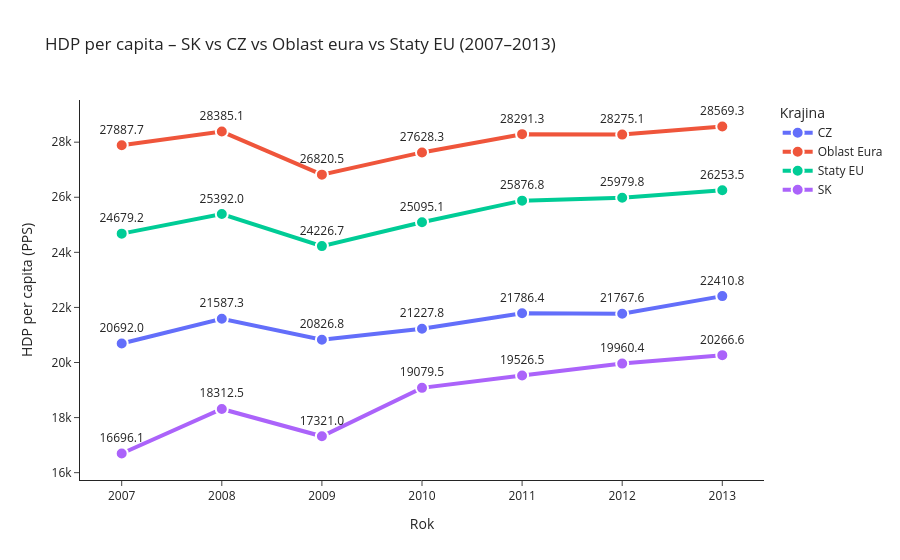

The cell this chart's notebook holds for it:
### Code cell
###Hruby domaci produkt per capita
gdp_per_capita = eurostat.get_data_df('nama_10_pc')
gdp_per_capita = gdp_per_capita[(gdp_per_capita['geo\\TIME_PERIOD'].isin(['SK', 'CZ','EU27_2020','EA']) & (gdp_per_capita['na_item'] == 'B1GQ') & (gdp_per_capita['unit'] == 'CP_PPS_EU27_2020_HAB'))]
gdp_per_capita = gdp_per_capita[['unit','na_item', 'geo\\TIME_PERIOD','2007','2008','2009','2010','2011','2012','2013']]
gdp_per_capita['geo\\TIME_PERIOD'] = gdp_per_capita['geo\\TIME_PERIOD'].replace({'EA': 'Oblast Eura','EU27_2020': 'Staty EU'})
gdp_per_capita = gdp_per_capita.rename(columns={'geo\\TIME_PERIOD': 'Krajina', 'na_item': 'Indikator', 'unit' : 'Jednotka'})
gdp_per_capita['Indikator'] = gdp_per_capita['Indikator'].replace({'B1GQ': 'HDP podla trhovych cien'})
gdp_per_capita['Jednotka'] = gdp_per_capita['Jednotka'].replace({'CP_PPS_EU27_2020_HAB': 'PPS per capita'})

display(gdp_per_capita.tail(100))

gdp_1 = gdp_per_capita.melt(
    id_vars=['Krajina'],
    value_vars=['2007','2008','2009','2010','2011','2012','2013'],
    var_name='Year',
    value_name='GDP_per_capita')

fig = px.line(
    gdp_1,
    x='Year',
    y='GDP_per_capita',
    color='Krajina',
    markers=True,
    text='GDP_per_capita', 
    title='HDP per capita – SK vs CZ vs Oblast eura vs Staty EU (2007–2013)',
    labels={'GDP_per_capita': 'HDP per capita (PPS)', 'Year': 'Rok'}
)

fig.for_each_trace(lambda t: t.update(
    mode='lines+markers+text',
    line=dict(width=4),
    marker=dict(size=12, line=dict(width=2, color='white')),
    textposition='top center',
    texttemplate='%{text:.1f}'
))

fig.update_layout(template='simple_white', hovermode=False)
fig.show()


file_name = f'./Vykonnost ekonomiky/gdp_per_capita_{today}.csv'
gdp_per_capita.to_csv(os.getcwd() + r'.\Vykonnost ekonomiky\gdp_per_capita_{}.csv'.format(today),index=True, header=True, encoding="utf-8-sig")

### Figure 1 — Plotly figure (JSON) as saved in the notebook; plotly's stock layout.template omitted (floating-point values rounded to 4 significant figures)
{"data": [{"hovertemplate": "Krajina=CZ<br>Rok=%{x}<br>HDP per capita (PPS)=%{text}<extra></extra>", "legendgroup": "CZ", "line": {"color": "#636efa", "dash": "solid", "width": 4}, "marker": {"line": {"color": "white", "width": 2}, "size": 12, "symbol": "circle"}, "mode": "lines+markers+text", "name": "CZ", "orientation": "v", "showlegend": true, "text": [20690.0, 21590.0, 20830.0, 21230.0, 21790.0, 21770.0, 22410.0], "textposition": "top center", "texttemplate": "%{text:.1f}", "type": "scatter", "x": ["2007", "2008", "2009", "2010", "2011", "2012", "2013"], "xaxis": "x", "y": [20690.0, 21590.0, 20830.0, 21230.0, 21790.0, 21770.0, 22410.0], "yaxis": "y"}, {"hovertemplate": "Krajina=Oblast Eura<br>Rok=%{x}<br>HDP per capita (PPS)=%{text}<extra></extra>", "legendgroup": "Oblast Eura", "line": {"color": "#EF553B", "dash": "solid", "width": 4}, "marker": {"line": {"color": "white", "width": 2}, "size": 12, "symbol": "circle"}, "mode": "lines+markers+text", "name": "Oblast Eura", "orientation": "v", "showlegend": true, "text": [27890.0, 28390.0, 26820.0, 27630.0, 28290.0, 28280.0, 28570.0], "textposition": "top center", "texttemplate": "%{text:.1f}", "type": "scatter", "x": ["2007", "2008", "2009", "2010", "2011", "2012", "2013"], "xaxis": "x", "y": [27890.0, 28390.0, 26820.0, 27630.0, 28290.0, 28280.0, 28570.0], "yaxis": "y"}, {"hovertemplate": "Krajina=Staty EU<br>Rok=%{x}<br>HDP per capita (PPS)=%{text}<extra></extra>", "legendgroup": "Staty EU", "line": {"color": "#00cc96", "dash": "solid", "width": 4}, "marker": {"line": {"color": "white", "width": 2}, "size": 12, "symbol": "circle"}, "mode": "lines+markers+text", "name": "Staty EU", "orientation": "v", "showlegend": true, "text": [24680.0, 25390.0, 24230.0, 25100.0, 25880.0, 25980.0, 26250.0], "textposition": "top center", "texttemplate": "%{text:.1f}", "type": "scatter", "x": ["2007", "2008", "2009", "2010", "2011", "2012", "2013"], "xaxis": "x", "y": [24680.0, 25390.0, 24230.0, 25100.0, 25880.0, 25980.0, 26250.0], "yaxis": "y"}, {"hovertemplate": "Krajina=SK<br>Rok=%{x}<br>HDP per capita (PPS)=%{text}<extra></extra>", "legendgroup": "SK", "line": {"color": "#ab63fa", "dash": "solid", "width": 4}, "marker": {"line": {"color": "white", "width": 2}, "size": 12, "symbol": "circle"}, "mode": "lines+markers+text", "name": "SK", "orientation": "v", "showlegend": true, "text": [16700.0, 18310.0, 17320.0, 19080.0, 19530.0, 19960.0, 20270.0], "textposition": "top center", "texttemplate": "%{text:.1f}", "type": "scatter", "x": ["2007", "2008", "2009", "2010", "2011", "2012", "2013"], "xaxis": "x", "y": [16700.0, 18310.0, 17320.0, 19080.0, 19530.0, 19960.0, 20270.0], "yaxis": "y"}], "layout": {"hovermode": false, "legend": {"title": {"text": "Krajina"}, "tracegroupgap": 0}, "title": {"text": "HDP per capita – SK vs CZ vs Oblast eura vs Staty EU (2007–2013)"}, "xaxis": {"anchor": "y", "domain": [0, 1], "title": {"text": "Rok"}}, "yaxis": {"anchor": "x", "domain": [0, 1], "title": {"text": "HDP per capita (PPS)"}}}}
